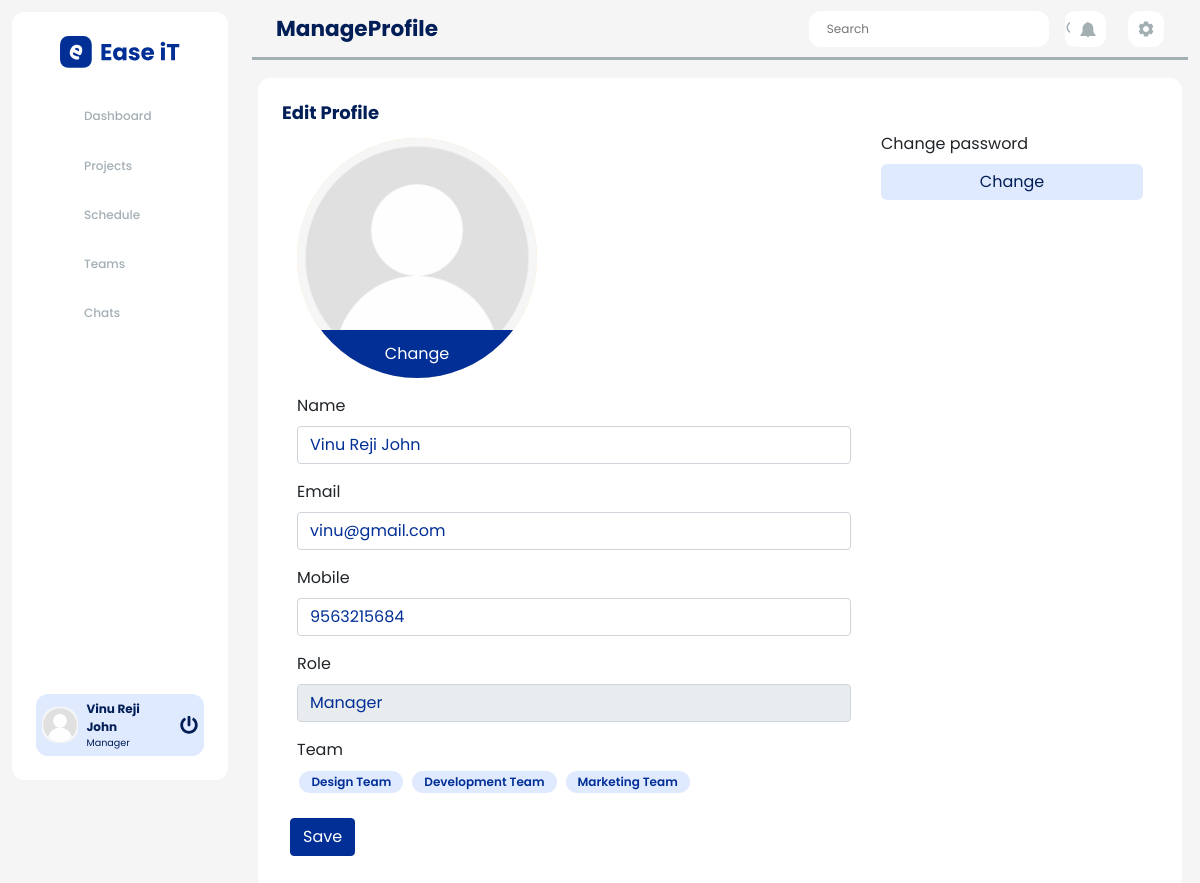
The page /manageProfile.php (signed in) on the database its author committed.
### tables this page shows
CREATE TABLE `tbl_user_role` (
  `role_id` int(10) NOT NULL,
  `role_name` varchar(50) NOT NULL,
  `role_permission` int(10) NOT NULL
);

CREATE TABLE `tbl_user` (
  `user_id` int(10) NOT NULL,
  `username` varchar(100) NOT NULL,
  `mob` varchar(10) NOT NULL,
  `email` varchar(50) NOT NULL,
  `dob` varchar(8) NOT NULL,
  `password` varchar(100) NOT NULL,
  `user_created_at` varchar(10) NOT NULL,
  `user_status` int(2) NOT NULL DEFAULT 1,
  `type_id` int(10) NOT NULL,
  `team_id` int(20) NOT NULL,
  `profile_pic` varchar(300) NOT NULL DEFAULT 'defaultuser.png'
);

CREATE TABLE `tbl_teams` (
  `team_id` int(10) NOT NULL,
  `team_title` varchar(50) NOT NULL,
  `manager_id` int(10) NOT NULL
);

### manageProfile.php (the view, shortened to what this page needs)
<?php
include('./config/connect.php');
if (isset($_SESSION["pmsSession"]) != session_id()) {
    header("Location: ./index.php");
    die();
} else {
?>
    <!DOCTYPE html>
    <html>
    <head>
        <link rel="stylesheet" href="./stylesheets/css/style.css" />
        <link rel="stylesheet" href="./stylesheets/css/bootstrap.min.css" />
    </head>
    <body class="dashboard-body">
        <div class="dashboard-container">
            <?php include("./layouts/sidebar.php"); ?>
            <?php include("./layouts/header.php"); ?>
            <div class="dashboard-contents">
                <div class="row">
                    <div class="col-12">
                        <div class="d-flex flex-column">
                            <div class="files-card">
                                <h1 class="content-heading">Edit Profile</h1>
                                <form id="editProfileForm" class="modal-form-container" action="./server/updateProfile.php" method="post" enctype="multipart/form-data">
                                    <?php
                                    $sql = "SELECT * FROM tbl_user WHERE user_id = '$_SESSION[userId]'";
                                    $result = mysqli_query($connect, $sql);
                                    $row = mysqli_fetch_assoc($result);
                                    $name = $row['username'];
                                    $email = $row['email'];
                                    $mobile = $row['mob'];
                                    $teamId = $row['team_id'];
                                    $typeId = $row['type_id'];
                                    $proPic = $row['profile_pic'];
                                    $sql2 = "SELECT * FROM tbl_user_role WHERE role_id = '$typeId'";
                                    $result2 = mysqli_query($connect, $sql2);
                                    $row2 = mysqli_fetch_assoc($result2);
                                    $roleName = $row2['role_name'];
                                    echo '
                                        <div class="container-fluid">
                                            <div class="row">
                                            <div class="col-8">
                                            <div class="form-group">
                                                <div class="pro-pic">
                                                    <img src="./assets/uploads/' . $proPic . '" alt="">
                                                    <label class="pro-pic-btn" for="uploadPic">Change</label>
                                                </div>
                                            </div>
                                                <div class="form-group">
                                                <label for="uname">Name</label>
                                                <input type="text" name="uname" id="uname" value="' . $name . '" class="form-control" autocomplete="off">
                                                </div>
                                                <div class="form-group">
                                                <label for="email">Email</label>
                                                <input type="email" name="email" id="email" value="' . $email . '" class="form-control" autocomplete="off">
                                                </div>
                                                <div class="form-group">
                                                <label for="mobile">Mobile</label>
                                                <input type="text" name="mobile" id="mob" value="' . $mobile . '" class="form-control" autocomplete="off" oninput="javascript: if (this.value.length > this.maxLength) this.value = this.value.slice(0, this.maxLength);" maxlength="10">
                                                </div>
                                                <div class="form-group">
                                                <label for="role">Role</label>
                                                <input type="text" disabled name="role" id="role" value="' . $roleName  . '" class="form-control" autocomplete="off">
                                                </div>
                                                ';
                                    if ($teamId != 0) {
                                        $sql3 = "SELECT * FROM tbl_teams WHERE team_id = '$teamId'";
                                        $result3 = mysqli_query($connect, $sql3);
                                        $row3 = mysqli_fetch_assoc($result3);
                                        $teamName = $row3['team_title'];
                                        echo '
                                            <div class="form-group">
                                            <label for="team">Team</label>
                                            <input type="text" disabled name="team" id="team" value="' . $teamName . '" class="form-control" autocomplete="off">
                                            </div>
                                            ';
                                    } else {
                                        $sql3 = "SELECT * FROM tbl_teams WHERE manager_id = '$_SESSION[userId]'";
                                        $result3 = mysqli_query($connect, $sql3);
                                        echo '<div class="form-group">
                                            <label for="team">Team</label>
                                            <div>
                                            ';
                                        while ($row3 = mysqli_fetch_assoc($result3)) {
                                            $teamName = $row3['team_title'];
                                            echo '
                                                <span class="team-pill">' . $teamName . '</span>
                                                ';
                                        }
                                        echo '
                                            </div>
                                            </div>
                                            ';
                                    }
                                    echo '
                                            </div>
                                            <div class="col-4 ml-auto">
                                            <div class="form-group">
                                                <label for="changePass">Change password</label>
                                                <button id="changePass" name="changePass" value="" type="button" class="secondary-modal-btn">Change</button>
                                            </div>
                                                <!--<div class="form-group">
                                                <label for="task-actions">Actions</label>
                                                <button id="deleteProject" name="deleteProject" type="button" class="secondary-modal-btn">Delete</button>
                                                </div>-->
                                            </div>
                                            </div>
                                        </div>
                                        ';
                                    ?>
                                    <div class="m-2">
                                        <button name="updateProfileBtn" type="submit" class="btn btn-primary saveBtn">Save</button>
                                    </div>
                                </form>
                            </div>
                        </div>
                    </div>
                </div>
            </div>
        </div>
    </body>
    </html>
<?php
}
?>

### layouts/sidebar.php
<?php
include('./config/connect.php');
$activePage = basename($_SERVER['PHP_SELF'], ".php");
$userName = $_SESSION['userName'];
$userType = $_SESSION['currentUserTypeId'];
$proPic = $_SESSION['proPic'];
$selectRole= "SELECT `role_name` FROM tbl_user_role WHERE `role_id` = '$userType '";
$result3 = mysqli_query($connect, $selectRole);
$roleName = mysqli_fetch_assoc($result3);
?>
<div class="sidebar-container">
    <nav class="nav-container">
        <div class="logo-container">
            <img src="./assets/images/logo.svg" alt="ease-it-logo" class="logo" />
        </div>
        <ul class="nav">
            <a href="./dashboard.php">
                <li class="nav-items <?= ($activePage == 'dashboard') ? 'active-nav':''; ?>">
                    <span class="ico">
                        <object class="svgClass" type="image/svg+xml" data="./assets/icons/dashboard-ico.svg"></object>
                    </span><span>Dashboard</span>
                </li>
            </a>
            <a href="./project.php">
                <li class="nav-items <?= ($activePage == 'project') || ($activePage == 'activity') || ($activePage == 'tasks') || ($activePage == 'files') || ($activePage == 'manageProject') || ($activePage=='projectDetails') ? 'active-nav':''; ?>">
                    <span class="ico">
                        <object class="svgClass" type="image/svg+xml" data="./assets/icons/project-ico.svg"></object>
                    </span>
                    <span>Projects</span>
                </li>
            </a>
            <a href="./schedule.php">
            <li class="nav-items <?= ($activePage == 'schedule') ? 'active-nav':''; ?>">
                <span class="ico">
                    <object class="svgClass" type="image/svg+xml" data="./assets/icons/schedule-ico.svg"></object>
                </span><span>Schedule</span>
            </li>
            </a>
            <a href="./teams.php">
            <li class="nav-items <?= ($activePage == 'teams') || ($activePage == 'manageteam') || ($activePage == 'teamMemberDetails') || ($activePage == 'userDetails') ? 'active-nav':''; ?> ">
                <span class="ico"><object class="svgClass" type="image/svg+xml"
                        data="./assets/icons/team-ico.svg"></object></span><span>Teams</span>
            </li>
            </a>
            <a href="./chats.php">
            <li class="nav-items <?= ($activePage == 'chats')  ? 'active-nav':''; ?> ">
                <span class="ico"><object class="svgClass" type="image/svg+xml"
                        data="./assets/icons/chat-ico.svg"></object></span><span>Chats</span>
            </li>
            </a>
        </ul>
    </nav>
    <div class="s-profile-container">
        <a href="./manageProfile.php">
    <?php echo '<img class="pro-pic-ico" src="./assets/uploads/' . $proPic . '" alt="" />';?>
    </a>
        <a href="./manageProfile.php" class="pro-details-container">
            <p class="pro-name"><?php echo ucwords($userName); ?></p>
            <p class="pro-role"><?php echo ucwords($roleName['role_name']);?></p>
        </a>
        <a href="./auth/logoutController.php"><img class="log-out-btn" src="./assets/icons/power-off-ico.svg" alt="" /></a>
    </div>
</div>

### rows shown on the page
tbl_user_role: role_name "Manager", role "Manager"
tbl_user: profile_pic (placeholder picture), uname "Vinu Reji John", email "vinu@gmail.com", mobile "9563215684"
tbl_teams: team_title "Design Team"
tbl_teams: team_title "Development Team"
tbl_teams: team_title "Marketing Team"

### other values the page prints
$userName "Vinu Reji John"
$activePage "ManageProfile"
